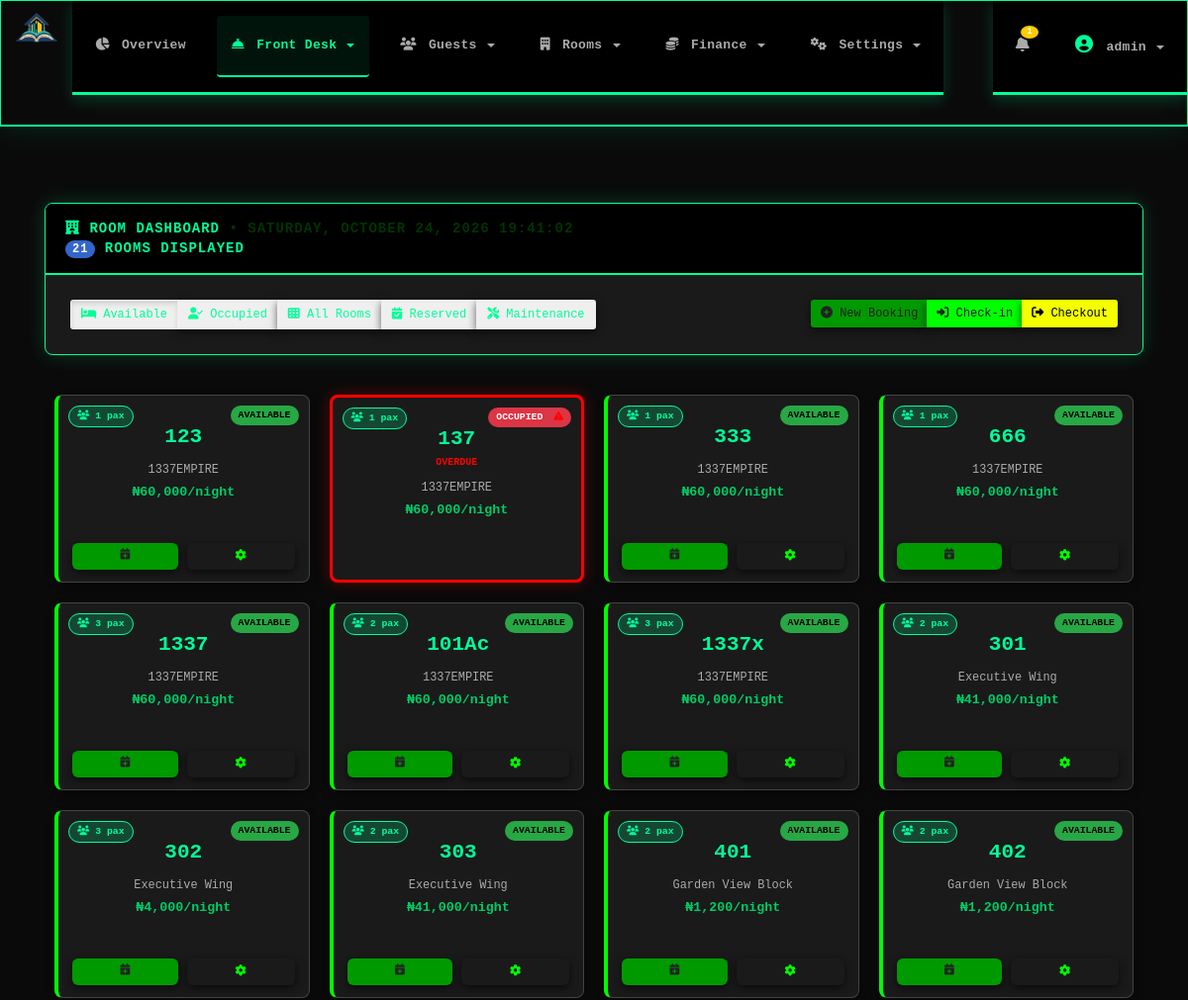
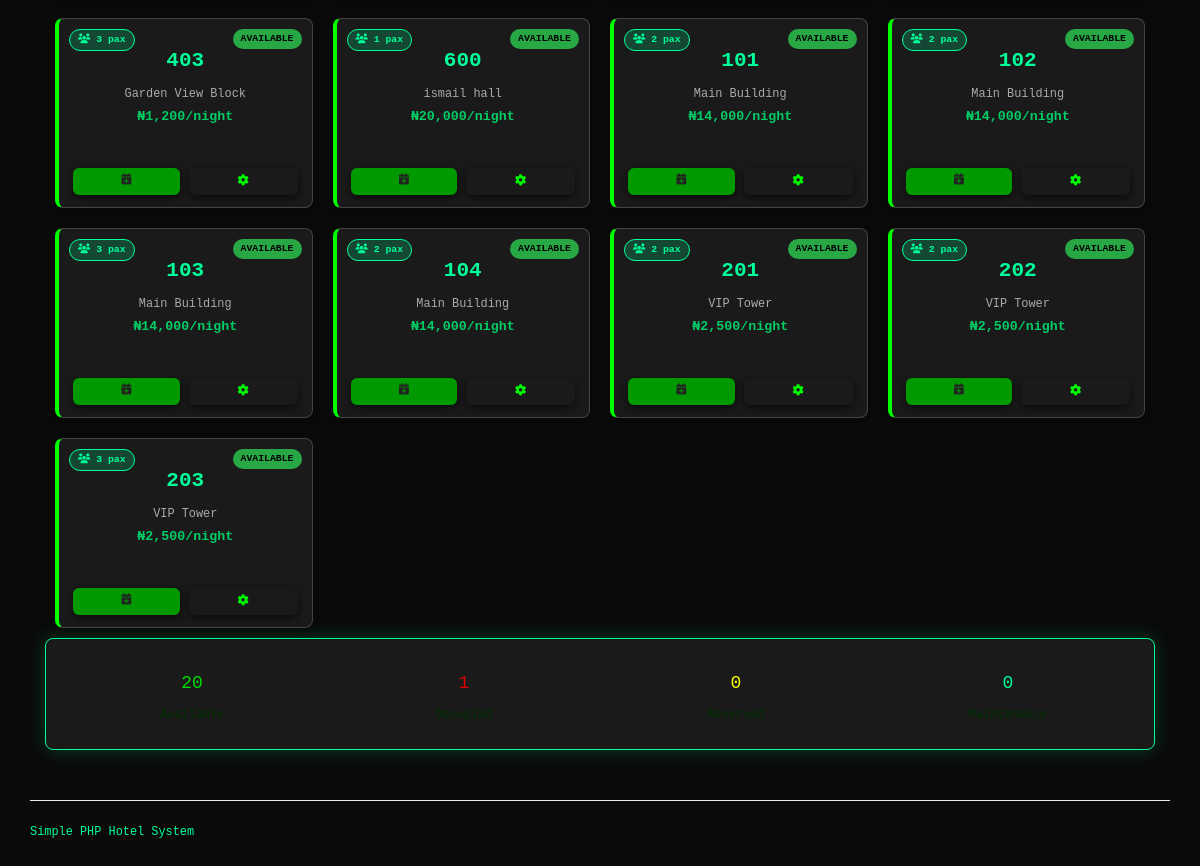
The page /admin_index.php (signed in) on the database its author committed (2 pictures, top to bottom).
### tables this page shows
CREATE TABLE `rooms` (
  `id` int(10) UNSIGNED NOT NULL,
  `building_id` int(10) UNSIGNED NOT NULL,
  `room_number` varchar(50) NOT NULL,
  `capacity` int(11) NOT NULL DEFAULT '1',
  `status` enum('available','booked','maintenance') DEFAULT 'available',
  `price_per_night` decimal(10,2) NOT NULL DEFAULT '0.00',
  `use_system_price` tinyint(1) DEFAULT '1',
  `manual_price` decimal(10,2) DEFAULT NULL,
  `created_at` timestamp NULL DEFAULT CURRENT_TIMESTAMP
);

CREATE TABLE `buildings` (
  `id` int(10) UNSIGNED NOT NULL,
  `name` varchar(150) NOT NULL,
  `building_type` enum('regular','vip','premium') DEFAULT 'regular',
  `description` text,
  `base_price` decimal(10,2) DEFAULT '1000.00',
  `status` tinyint(1) DEFAULT '1',
  `created_at` timestamp NULL DEFAULT CURRENT_TIMESTAMP
);

### functions.php (called while the page is built, shortened)
<?php
function h($string) {
    return htmlspecialchars($string, ENT_QUOTES, 'UTF-8');
}
?>

### admin_index.php (the view, shortened to what this page needs)
<?php
require_once __DIR__.'/functions.php';
include __DIR__.'/header.php';
$current_date = date('Y-m-d');
$current_time = date('H:i:s');
$query = "SELECT
    r.*,
    b.name AS building_name,
    b.building_type,
    b.base_price,
    -- Calculate final price
    CASE
        WHEN r.use_system_price = 0 AND r.manual_price IS NOT NULL
        THEN r.manual_price
        ELSE r.price_per_night
    END AS final_price,
    -- UPDATED OCCUPANCY STATUS WITH ACTUAL CHECK-IN LOGIC
    CASE
        -- 1. Check if room is under maintenance
        WHEN r.status = 'maintenance' THEN 'unavailable'
        -- 2. Currently OCCUPIED (Guest has ACTUALLY checked in AND hasn't checked out)
        WHEN EXISTS (
            SELECT 1 FROM bookings bk
            WHERE bk.room_id = r.id
              AND bk.status IN ('confirmed', 'paid')
              AND (bk.checkout_status IS NULL OR bk.checkout_status != 'checked_out')
              AND bk.actual_checkin_datetime IS NOT NULL
        ) THEN 'occupied'
        -- 3. RESERVED: Has active booking but guest hasn't physically checked in yet
        WHEN EXISTS (
            SELECT 1 FROM bookings bk
            WHERE bk.room_id = r.id
              AND bk.status IN ('confirmed', 'paid')
              AND (bk.checkout_status IS NULL OR bk.checkout_status != 'checked_out')
              AND bk.actual_checkin_datetime IS NULL
        ) THEN 'reserved'
        -- 4. If no maintenance and no active bookings, then AVAILABLE
        ELSE 'available'
    END AS room_status";
$result = mysqli_query($conn, $query);
$room_counts = array(
    'available' => 0,
    'occupied' => 0,
    'reserved' => 0,
    'maintenance' => 0,
    'total' => 0
);
$temp_result = mysqli_query($conn, "SELECT COUNT(*) as total FROM rooms r JOIN buildings b ON r.building_id = b.id WHERE b.status = 1");
if ($temp_result) {
    $total_row = mysqli_fetch_assoc($temp_result);
    $room_counts['total'] = $total_row['total'];
}
?>
<div class="container-fluid" style="margin-top:30px;">
    <div class="card mb-3">
        <div class="card-header">
            <div class="d-flex justify-content-between align-items-center">
                <div>
                    <i class="fas fa-hotel"></i> <strong>Room Dashboard</strong>
                    <span class="text-muted">• <?php echo date('l, F d, Y H:i:s'); ?></span>
                </div>
                <div>
                    <span class="badge badge-info" id="roomCount">0</span> Rooms Displayed
                </div>
            </div>
        </div>
        <div class="card-body p-2">
            <div class="row">
                <div class="col-md-8">
                    <div class="btn-group btn-group-sm" role="group">
                        <button type="button" class="btn btn-outline-success filter-btn active"
                                data-filter="available" onclick="filterRooms('available')">
                            <i class="fas fa-bed"></i> Available
                        </button>
                        <button type="button" class="btn btn-outline-danger filter-btn"
                                data-filter="occupied" onclick="filterRooms('occupied')">
                            <i class="fas fa-user-check"></i> Occupied
                        </button>
                        <button type="button" class="btn btn-outline-primary filter-btn"
                                data-filter="all" onclick="filterRooms('all')">
                            <i class="fas fa-th"></i> All Rooms
                        </button>
                        <button type="button" class="btn btn-outline-warning filter-btn"
                                data-filter="reserved" onclick="filterRooms('reserved')">
                            <i class="fas fa-calendar-check"></i> Reserved
                        </button>
                        <button type="button" class="btn btn-outline-secondary filter-btn"
                                data-filter="maintenance" onclick="filterRooms('maintenance')">
                            <i class="fas fa-tools"></i> Maintenance
                        </button>
                    </div>
                </div>
                <div class="col-md-4 text-right">
                    <div class="btn-group btn-group-sm">
                        <a href="admin_reserve.php" class="btn btn-success">
                            <i class="fas fa-plus-circle"></i> New Booking
                        </a>
                        <a href="admin_checkin.php" class="btn btn-primary">
                            <i class="fas fa-sign-in-alt"></i> Check-in
                        </a>
                        <a href="admin_checkout_management.php" class="btn btn-warning">
                            <i class="fas fa-sign-out-alt"></i> Checkout
                        </a>
                    </div>
                </div>
            </div>
        </div>
    </div>
    <div class="room-grid-high-density" id="roomContainer">
        <?php
        while ($room = mysqli_fetch_assoc($result)):
            $status = $room['room_status'];
            switch($status) {
                case 'available':
                    $status_class = 'available';
                    $status_text = 'Available';
                    $room_counts['available']++;
                    break;
                case 'occupied':
                    $status_class = 'occupied';
                    $status_text = 'Occupied';
                    $room_counts['occupied']++;
                    break;
            }
            if (isset($room['final_price']) && $room['final_price'] !== null) {
                $display_price = $room['final_price'];
            } else {
                $display_price = $room['price_per_night'];
            }
            $formatted_price = '₦' . number_format((float)$display_price, 0);
            $is_overdue = isset($room['is_overdue']) && $room['is_overdue'] == 1;
            if ($is_overdue) {
                $status_class .= ' overdue';
            }
        ?>
        <div class="compact-room-card <?php echo h($status_class); ?>"
             data-status="<?php echo h($status); ?>"
             data-building="<?php echo htmlspecialchars($room['building_name'], ENT_QUOTES, 'UTF-8'); ?>"
             data-room-id="<?php echo h($room['id']); ?>"
             <?php if ($is_overdue): ?>
             style="border: 3px solid #ff0000; box-shadow: 0 0 15px rgba(255, 0, 0, 0.3);"
             <?php endif; ?>>
            <div class="compact-room-status <?php echo h($status_class); ?>">
                <?php echo h($status_text); ?>
                <?php if ($is_overdue): ?>
                <span class="overdue-badge" title="Checkout overdue">
                    <i class="fas fa-exclamation-triangle"></i>
                </span>
                <?php endif; ?>
            </div>
            <div class="compact-room-pax" title="Capacity">
                <i class="fas fa-users"></i> <?php echo intval($room['capacity']); ?> pax
            </div>
            <div class="compact-room-number">
                <?php echo htmlspecialchars($room['room_number'], ENT_QUOTES, 'UTF-8'); ?>
                <?php if ($is_overdue): ?>
                <div class="overdue-flash" style="color: #ff0000; font-size: 10px; animation: blinker 1s linear infinite;">
                    OVERDUE
                </div>
                <?php endif; ?>
            </div>
            <div class="compact-room-building">
                <?php echo htmlspecialchars($room['building_name'], ENT_QUOTES, 'UTF-8'); ?>
            </div>
            <div class="compact-room-price">
                <?php echo h($formatted_price); ?>/night
            </div>
            <div class="compact-room-actions">
                <?php if ($status == 'available'): ?>
                    <a href="admin_reserve.php?room_id=<?php echo h($room['id']); ?>&roomno=<?php echo urlencode($room['room_number']); ?>"
                       class="btn btn-success btn-xs" title="Reserve">
                        <i class="fas fa-calendar-plus"></i>
                    </a>
                    <a href="admin_manage_rooms.php?search=<?php echo urlencode($room['room_number']); ?>"
                       class="btn btn-outline-light btn-xs" title="Manage">
                        <i class="fas fa-cog"></i>
                    </a>
                <?php endif; ?>
            </div>
        </div>
        <?php endwhile; ?>
    </div>
    <div class="card mt-3">
        <div class="card-body p-2">
            <div class="row text-center">
                <div class="col-6 col-md-3">
                    <div class="h4 text-success"><?php echo h($room_counts['available']); ?></div>
                    <small class="text-muted">Available</small>
                </div>
                <div class="col-6 col-md-3">
                    <div class="h4 text-danger"><?php echo h($room_counts['occupied']); ?></div>
                    <small class="text-muted">Occupied</small>
                </div>
                <div class="col-6 col-md-3">
                    <div class="h4 text-warning"><?php echo h($room_counts['reserved']); ?></div>
                    <small class="text-muted">Reserved</small>
                </div>
                <div class="col-6 col-md-3">
                    <div class="h4 text-secondary"><?php echo h($room_counts['maintenance']); ?></div>
                    <small class="text-muted">Maintenance</small>
                </div>
            </div>
        </div>
    </div>
</div>
<?php
include __DIR__.'/footer.php';
?>

### admin_index.php (style rules this page uses)
.compact-room-card.overdue { position: relative; }
.compact-room-card.overdue::before { content: ''; position: absolute; top: -2px; left: -2px; right: -2px; bottom: -2px; border: 2px solid rgba(255, 0, 0, 0.5); border-radius: 8px; animation: pulse 2s infinite; }
.overdue-badge { display: inline-block; margin-left: 5px; color: #ff0000; animation: blinker 1s infinite; }
.overdue-flash { font-weight: bold; margin-top: 2px; }
.compact-room-card.occupied.overdue { border-color: #ff0000 !important; }

### rows shown on the page
rooms: status_text "AVAILABLE", capacity "1", room_number "123", building.name "1337EMPIRE", formatted_price "₦60,000"
rooms: status_text "OCCUPIED", capacity "1", room_number "137", shows "OVERDUE", building.name "1337EMPIRE", formatted_price "₦60,000"
rooms: status_text "AVAILABLE", capacity "1", room_number "333", building.name "1337EMPIRE", formatted_price "₦60,000"
rooms: status_text "AVAILABLE", capacity "1", room_number "666", building.name "1337EMPIRE", formatted_price "₦60,000"
rooms: status_text "AVAILABLE", capacity "3", room_number "1337", building.name "1337EMPIRE", formatted_price "₦60,000"
rooms: status_text "AVAILABLE", capacity "2", room_number "101Ac", building.name "1337EMPIRE", formatted_price "₦60,000"
rooms: status_text "AVAILABLE", capacity "3", room_number "1337x", building.name "1337EMPIRE", formatted_price "₦60,000"
rooms: status_text "AVAILABLE", capacity "2", room_number "301", building.name "Executive Wing", formatted_price "₦41,000"
rooms: status_text "AVAILABLE", capacity "3", room_number "302", building.name "Executive Wing", formatted_price "₦4,000"
rooms: status_text "AVAILABLE", capacity "2", room_number "303", building.name "Executive Wing", formatted_price "₦41,000"
rooms: status_text "AVAILABLE", capacity "2", room_number "401", building.name "Garden View Block", formatted_price "₦1,200"
rooms: status_text "AVAILABLE", capacity "2", room_number "402", building.name "Garden View Block", formatted_price "₦1,200"
rooms: status_text "AVAILABLE", capacity "3", room_number "403", building.name "Garden View Block", formatted_price "₦1,200"
rooms: status_text "AVAILABLE", capacity "1", room_number "600", building.name "ismail hall", formatted_price "₦20,000", use_system_price "0"
rooms: status_text "AVAILABLE", capacity "2", room_number "101", building.name "Main Building", formatted_price "₦14,000"
rooms: status_text "AVAILABLE", capacity "2", room_number "102", building.name "Main Building", formatted_price "₦14,000"
rooms: status_text "AVAILABLE", capacity "3", room_number "103", building.name "Main Building", formatted_price "₦14,000"
rooms: status_text "AVAILABLE", capacity "2", room_number "104", building.name "Main Building", formatted_price "₦14,000"
rooms: status_text "AVAILABLE", capacity "2", room_number "201", building.name "VIP Tower", formatted_price "₦2,500"
rooms: status_text "AVAILABLE", capacity "2", room_number "202", building.name "VIP Tower", formatted_price "₦2,500"
rooms: status_text "AVAILABLE", capacity "3", room_number "203", building.name "VIP Tower", formatted_price "₦2,500"

### other values the page prints
$notification_types "1"
get_current_admin_username() "admin"
$room_counts['available'] "20"
